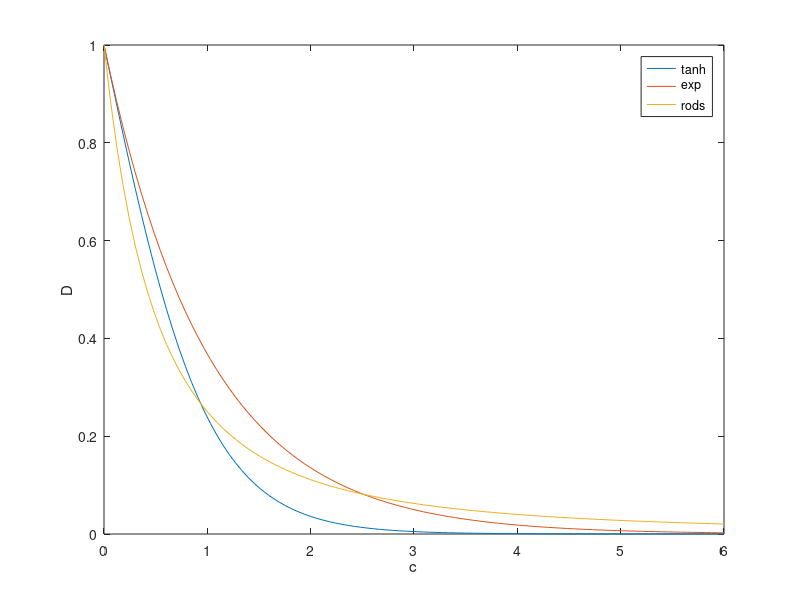
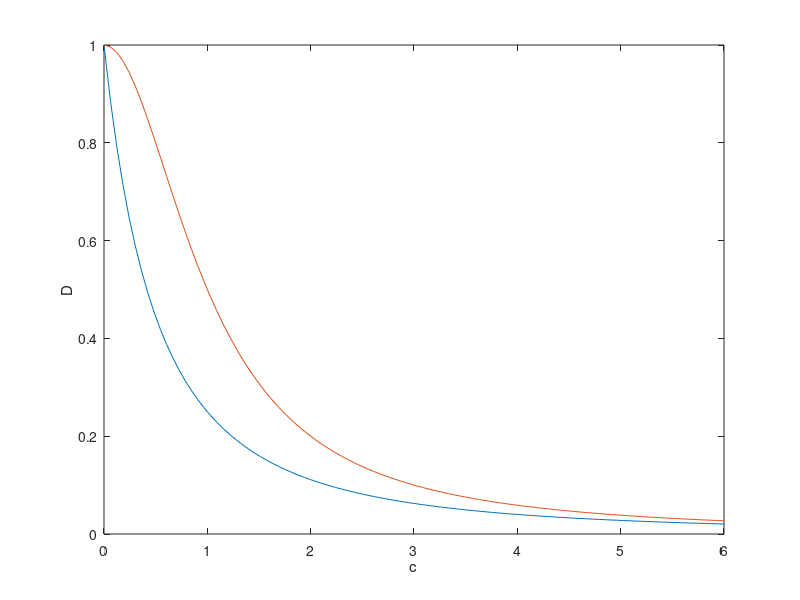
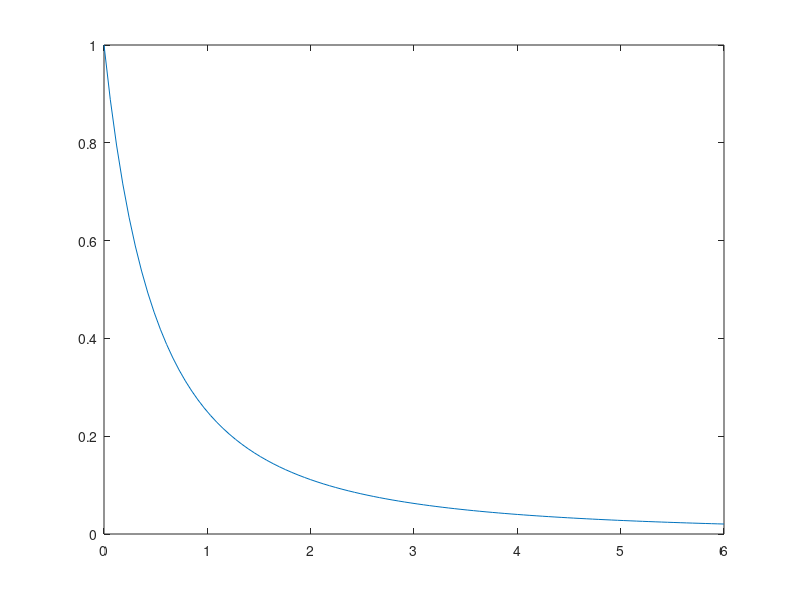

Recreate these plots in MATLAB, in order. (Note: this script raises an error after producing the figures.)
d0 = 1;
rhoScale = 1;
c_max = 6;
conc = linspace( 0, c_max );


% calcDnl with rods function.
dnl_rods = d0 + d0 .* (  1 ./ ( 1  +  conc / rhoScale  ) .^2  - 1 );

dnl_rods_wrong = d0 + d0 .* (  1 ./ ( 1  + ( conc / rhoScale  ) .^2 ) - 1 );

% calcDnl with exp function.
dnl_exp = d0 + d0 .* (  exp( -conc / rhoScale ) - 1 );

% calcDnl with tanh function.
dnl_tanh = d0 -d0 .* tanh( conc / rhoScale );

figure()
plot( conc, dnl_tanh, conc, dnl_exp, conc, dnl_rods )
xlabel('c')
ylabel('D')
legend('tanh', 'exp', 'rods', 'location', 'best')

figure()
plot( conc, dnl_rods, conc, dnl_rods_wrong )
xlabel('c')
ylabel('D')

figure()
slopebig = 10000;
cin = 1.5;
p = plot( conc, dnl_rods );
p.LineStyle = '-';
hold on
p = plot( conc, dnl_rods_wrong );
p.LineStyle = '-';
p = plot(conc, slopebig*(conc-cin) );
p.LineStyle = ':';
hold off
ax = gca;
ax.YLim = [0 1];
xlabel('$$ c $$')
ylabel('$$ D $$')
l = legend('$$ D $$', '$$ D_{wrong} $$', '$$ c_{IN} $$');
l.Interpreter = 'latex';

figure()
slopebig = 10000;
cin = 1.5;
p = plot( conc, dnl_rods );
p.LineStyle = '-';
hold on
p = plot(conc, slopebig*(conc-cin) );
p.LineStyle = ':';
hold off
ax = gca;
ax.YLim = [0 1];
xlabel('$$ c $$')
ylabel('$$ D $$')
l = legend('$$ D $$', '$$ c_{IN} $$');
l.Interpreter = 'latex';
axis square